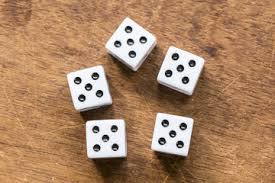
#> input picture Object Detection/Dice Recognition/image-_3_.png, 275 x 183 px
$ python test.py
#> lines starting #> are read from the running program, lines starting #| are printed output that depends on the picture; after the words box and inside, x2 and y2 are one past the last pixel; in counts of white or black regions, pixels touching at a corner belong together
import cv2
import numpy as np
import matplotlib.pyplot as plt

def dots_detect(image, threshold, dice_size, point_size):
    # Apply binary threshold
    _, binary_image = cv2.threshold(image, threshold, 255, cv2.THRESH_BINARY)

    # Invert the binary image
    binary_image = cv2.bitwise_not(binary_image)

    # Display the inverted binary image
    plt.imshow(binary_image, cmap="Greys")
    plt.show()

    # Find contours
    contours, hierarchy = cv2.findContours(binary_image, cv2.RETR_TREE, cv2.CHAIN_APPROX_SIMPLE)

    # Dictionary to store dice and their respective point counts
    dices = {}

    for idx, contour in enumerate(contours):
        sub_hierarchy = hierarchy[0][idx]
        area = cv2.contourArea(contour)
        parent_idx = sub_hierarchy[3]
        if area > dice_size:
            # Identify as a dice
            dices[parent_idx] = 0
        elif area > point_size and parent_idx in dices:
            # Identify as a point within a dice
            dices[parent_idx] += 1

    # Filter out dices with no points
    dices = {key: value for key, value in dices.items() if value > 0}

    # Print and return the dice points
    for idx, (key, value) in enumerate(dices.items()):
        print(f'Dice {idx + 1}: {value}')

    return dices

# Example usage:
# Load image in grayscale
image = cv2.imread('image-_3_.png', cv2.IMREAD_GRAYSCALE)
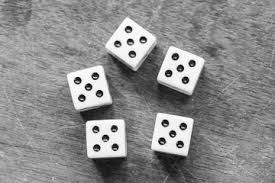
#> image: shape (183, 275); min 0, max 255, mean 140.6

# Detect dots
detected_dots = dots_detect(image, 80, 1000, 40)
#> in dots_detect, `_, binary_image = cv2.threshold(image, threshold, 255, cv2.THRESH_BINA..`:
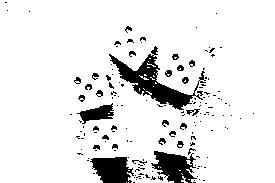
#> binary_image: shape (183, 275); 90.3% white; 152 black regions (125 under 20 px), largest, box (x1, y1, x2, y2) and area: (109, 46, 206, 110) 1650, (151, 151, 197, 183) 880, (90, 157, 134, 183) 834
#> in dots_detect, `binary_image = cv2.bitwise_not(binary_image)`: binary_image: shape (183, 275); 9.7% white; 152 white regions (125 under 20 px)
#> in dots_detect, `contours, hierarchy = cv2.findContours(binary_image, cv2.RETR_TREE, cv..`: contours = 195 contours, 180 with area under 20; largest, box (x1, y1, x2, y2) and area: (109, 46, 206, 110) 1522, (151, 151, 197, 183) 802, (90, 157, 134, 183) 762, (77, 103, 114, 124) 337, (165, 70, 172, 77) 30
#> the loop in dots_detect, `for idx, contour in enumerate(contours):` made 195 passes
#> (sub_hierarchy, area, parent_idx) on passes 33, 37, 46: ([34, 31, 33, -1], 762, -1), ([46, 35, 37, -1], 802, -1), ([-1, 44, -1, 36], 25.5, 36)
#> after the loop in dots_detect, `for idx, contour in enumerate(contours):`: dices = {-1: 0}
#> in dots_detect, `dices = {key: value for key, value in dices.items() if value > 0}`: dices = 0 items
#> detected_dots = 0 items
print(detected_dots)

$ run again, with Object Detection/Dice Recognition/image-_1_.png copied over Object Detection/Dice Recognition/image-_3_.png
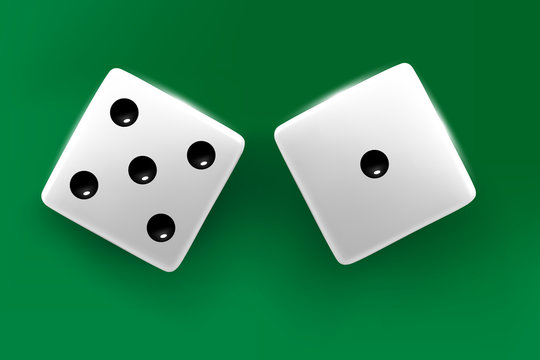
#> input picture Object Detection/Dice Recognition/image-_1_.png, 540 x 360 px
#> `image = cv2.imread('image-_3_.png', cv2.IMREAD_GRAYSCALE)`:
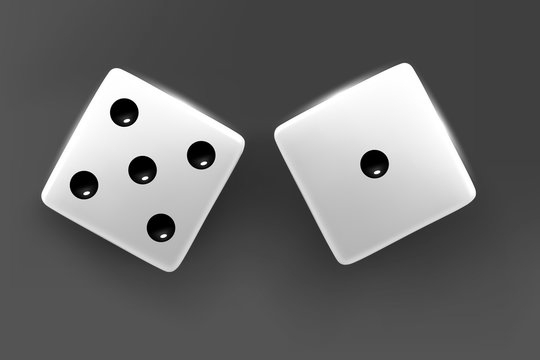
#> image: shape (360, 540); min 0, max 255, mean 105.3
#> in dots_detect, `_, binary_image = cv2.threshold(image, threshold, 255, cv2.THRESH_BINA..`:
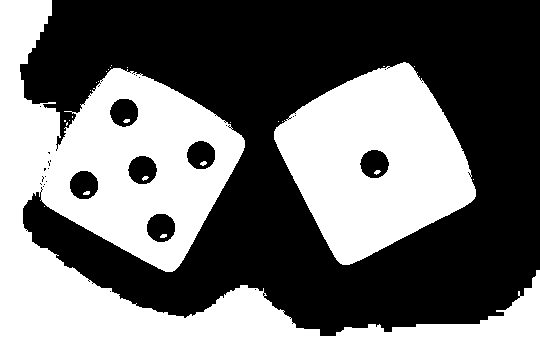
#> binary_image: shape (360, 540); 45.7% white; 27 white regions (19 under 20 px), largest, box (x1, y1, x2, y2) and area: (0, 0, 540, 360) 63387, (274, 62, 476, 265) 25202, (200, 161, 207, 166) 24
#> contours = 77 contours, 63 with area under 20; largest, box (x1, y1, x2, y2) and area: (20, 0, 540, 336) 126734, (273, 61, 477, 266) 26107, (147, 214, 175, 242) 592, (70, 171, 98, 199) 589, (128, 156, 157, 184) 588
#> the loop in dots_detect, `for idx, contour in enumerate(contours):` made 77 passes
#> (sub_hierarchy, area, parent_idx) on passes 3, 4, 11, 12, 17, 18, 20, 21: ([4, 1, 3, -1], 591.5, -1), ([-1, -1, -1, 2], 31.5, 2), ([12, 9, 11, -1], 589, -1), ([-1, -1, -1, 10], 31.5, 10), ([18, 15, 17, -1], 588, -1), ([-1, -1, -1, 16], 29.5, 16), ([21, 18, 20, -1], 584.5, -1), ([-1, -1, -1, 19], 32, 19)
#> after the loop in dots_detect, `for idx, contour in enumerate(contours):`: dices = {-1: 0, 29: 0}
#> in dots_detect, `dices = {key: value for key, value in dices.items() if value > 0}`: dices = 0 items

$ run again, with Object Detection/Dice Recognition/image-_2_.png copied over Object Detection/Dice Recognition/image-_3_.png
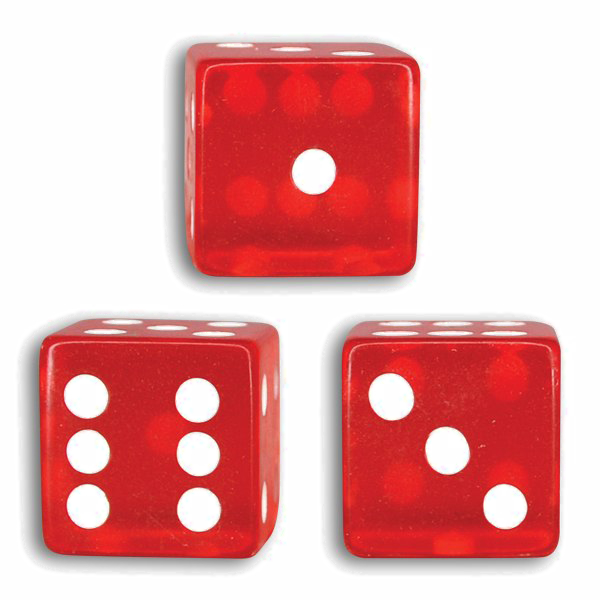
#> input picture Object Detection/Dice Recognition/image-_2_.png, 600 x 600 px
#> `image = cv2.imread('image-_3_.png', cv2.IMREAD_GRAYSCALE)`:
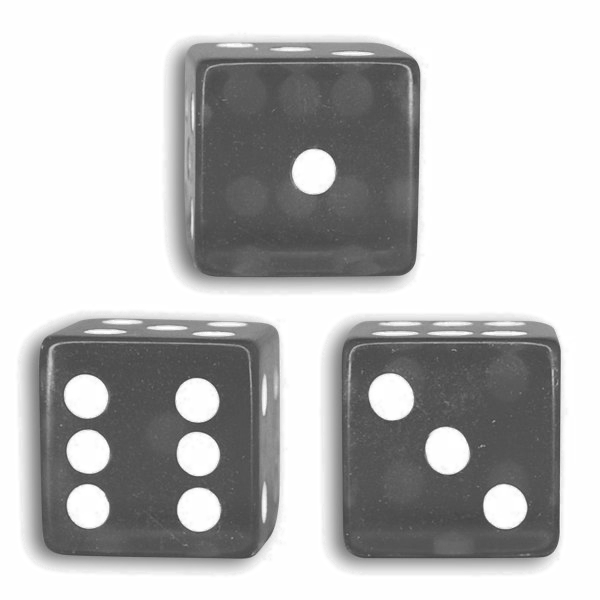
#> image: shape (600, 600); min 64, max 255, mean 185.4
#> in dots_detect, `_, binary_image = cv2.threshold(image, threshold, 255, cv2.THRESH_BINA..`:
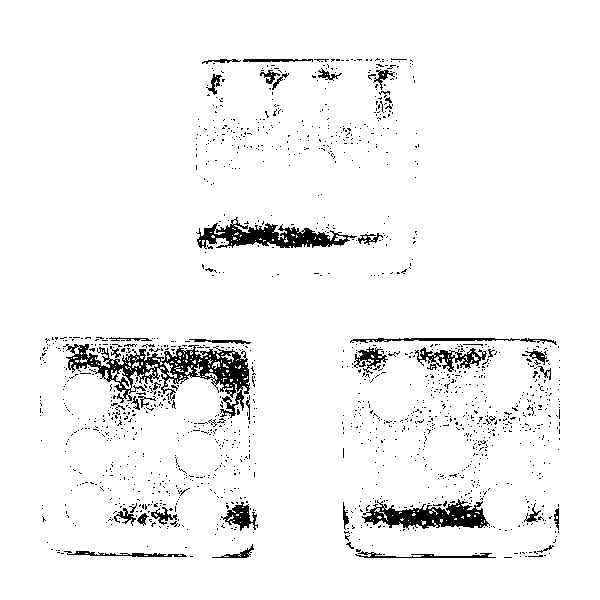
#> binary_image: shape (600, 600); 95.2% white; 1446 black regions (1400 under 20 px), largest, box (x1, y1, x2, y2) and area: (63, 344, 250, 418) 4085, (196, 217, 357, 249) 2125, (362, 499, 490, 530) 1980
#> contours = 1760 contours, 1702 with area under 20; largest, box (x1, y1, x2, y2) and area: (63, 344, 250, 418) 4449, (196, 217, 357, 249) 1998, (362, 499, 490, 530) 1930, (415, 347, 487, 372) 588, (221, 502, 258, 531) 408
#> the loop in dots_detect, `for idx, contour in enumerate(contours):` made 1760 passes
#> (area, parent_idx) on passes 209, 1049, 1091: (1930, -1), (95.5, -1), (588, -1)
#> after the loop in dots_detect, `for idx, contour in enumerate(contours):`: dices = {-1: 6}
#> the loop in dots_detect, `for idx, (key, value) in enumerate(dices.items()):` made 1 pass
#> (key, value) on pass 1: (-1, 6)
#> (printed output is left out)
#| {-1: 6}
